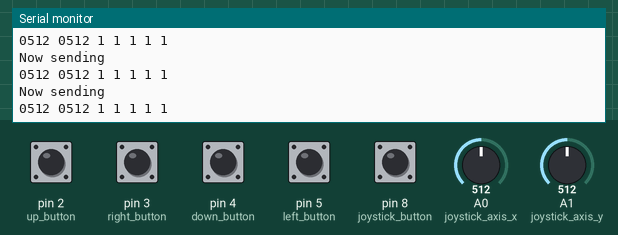
A sketch run on a simulated Arduino Uno, built with avr-gcc and run on an emulated ATmega328P. Shown: the last lines printed to the serial monitor. Inputs (shaded band) come from the test bench; at power-on: pin 2 (up_button), pin 3 (right_button), pin 4 (down_button), pin 5 (left_button), pin 8 (joystick_button) HIGH, A0 (joystick_axis_x) = 512, A1 (joystick_axis_y) = 512. No radio packets arrive unless stated.

Above: at 1.2 s.
1.3 s: A0 (joystick_axis_x) set to 716
At 1.44 s:
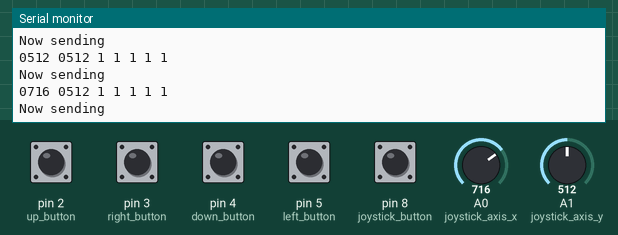
2.8 s: A1 (joystick_axis_y) set to 716
At 2.88 s:
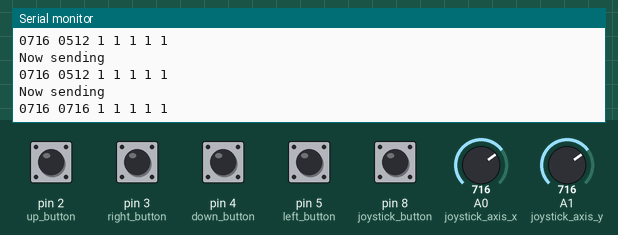
4.3 s: pin 2 (up_button) pulled LOW for 0.15 s
At 4.31 s:
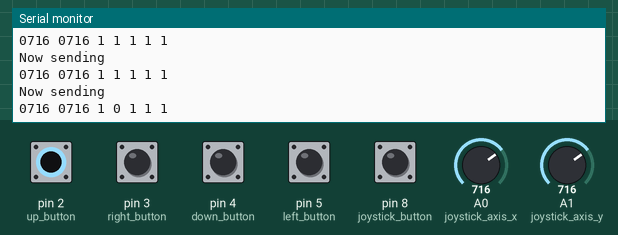
5.9 s: pin 3 (right_button) pulled LOW for 0.15 s
At 5.95 s:
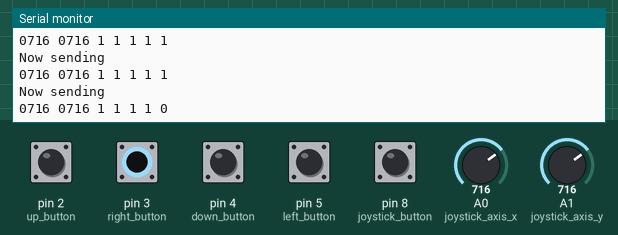
7.5 s: pin 4 (down_button) pulled LOW for 0.15 s
At 7.59 s:
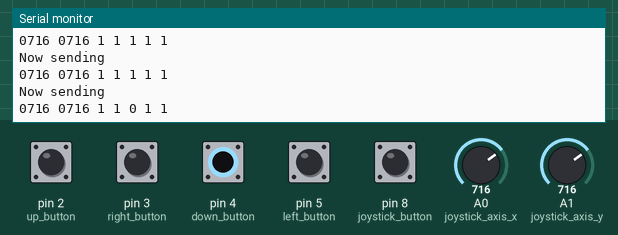
9.1 s: pin 5 (left_button) pulled LOW for 0.15 s
At 9.23 s:
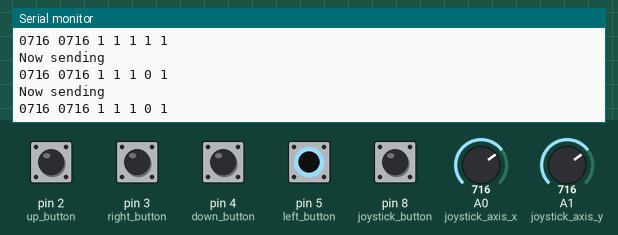

Measured:
- after the input at 1.3 s, the serial monitor: prints a new line at once (image 1)
- after the input at 2.8 s, the serial monitor: prints a new line after 0.07 s (image 2)
- after the input at 4.3 s, the serial monitor: prints a new line at once (image 3)
- after the input at 5.9 s, the serial monitor: prints a new line after 0.05 s (image 4)
- after the input at 7.5 s, the serial monitor: prints a new line after 0.08 s (image 5)
- after the input at 9.1 s, the serial monitor: prints a new line at once (image 6)

The sketch:

Sender_Joystick.ino
```cpp
/*
* Getting Started example sketch for nRF24L01+ radios
* This is a very basic example of how to send data from one node to another
* Updated: Dec 2014 by TMRh20
*/

#include <SPI.h>
#include "RF24.h"

#include "printf.h" // printf to Serial

/****************** User Config ***************************/
/***      Set this radio as radio number 0 or 1         ***/
bool radioNumber = 1;
// Used to control whether this node is sending or receiving
bool role = 1;

/* Hardware configuration: Set up nRF24L01 radio on SPI bus plus pins 7 & 8 */
// radio(ce_pin, cs_pin);
RF24 radio(9, 10);
/**********************************************************/

byte addresses[][6] = {"1Node","2Node"};

int up_button = 2;
int down_button = 4;
int left_button = 5;
int right_button = 3;
int start_button = 6;
int select_button = 7;
int joystick_button = 8;
int joystick_axis_x = A0;
int joystick_axis_y = A1;
int buttons[] = {up_button, down_button, left_button, right_button, start_button, select_button, joystick_button};


void setup() {
  Serial.begin(115200);

  printf_begin(); // Defines stdout as Serial

  for (int i; i < 7; i++)
  {
   pinMode(buttons[i], INPUT);
   digitalWrite(buttons[i], HIGH);
  }

  radio.begin();

  // Set the PA Level low to prevent power supply related issues since this is a
 // getting_started sketch, and the likelihood of close proximity of the devices. RF24_PA_MAX is default.
  radio.setPALevel(RF24_PA_LOW);

  // Open a writing and reading pipe on each radio, with opposite addresses
    radio.openWritingPipe(addresses[1]);
    radio.openReadingPipe(1,addresses[0]);

  // Start the radio listening for data
  radio.startListening();
  radio.printDetails();


}

void loop() {


    char message[32] = "Hello, world!";
    radio.stopListening();                                    // First, stop listening so we can talk.

    Serial.println(F("Now sending"));

//    sprintf(message, "%d %d %d %d %d %d %d", map(analogRead(joystick_axis_x), 0, 1024, 0, 255) , map(analogRead(joystick_axis_y) , 0, 1024, 0, 255), digitalRead(joystick_button), digitalRead(up_button), digitalRead(down_button), digitalRead(left_button), digitalRead(right_button));
    sprintf(message, "%04d %04d %d %d %d %d %d", analogRead(joystick_axis_x), analogRead(joystick_axis_y), digitalRead(joystick_button), digitalRead(up_button), digitalRead(down_button), digitalRead(left_button), digitalRead(right_button));
    Serial.println(message);

    unsigned long start_time = micros();                             // Take the time, and send it.  This will block until complete
//     if (!radio.write(  &start_time , sizeof(unsigned long) ))
     if (!radio.write(  message , 32 ))
     {
       Serial.println(F("failed"));
     }

    radio.startListening();                                    // Now, continue listening

    unsigned long started_waiting_at = micros();               // Set up a timeout period, get the current microseconds
    boolean timeout = false;                                   // Set up a variable to indicate if a response was received or not

    // Try again 10s later
    delay(100);

} // Loop
```
